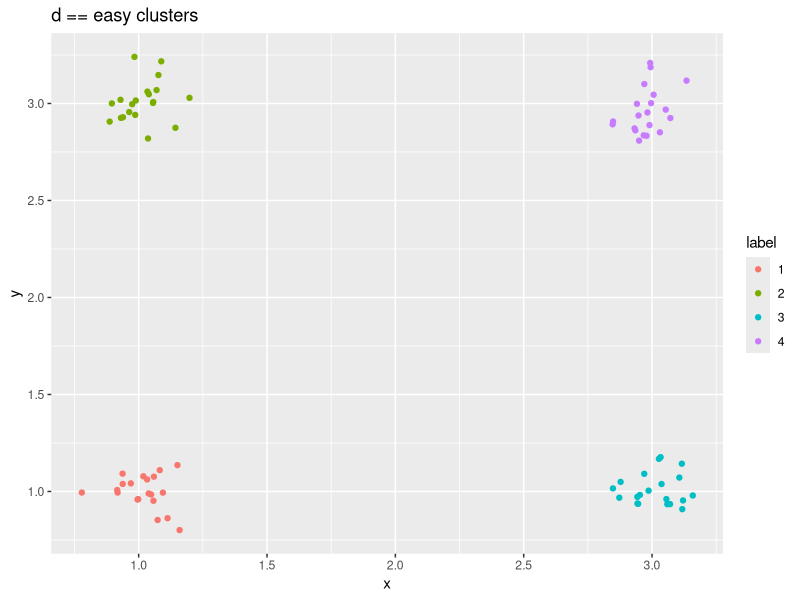
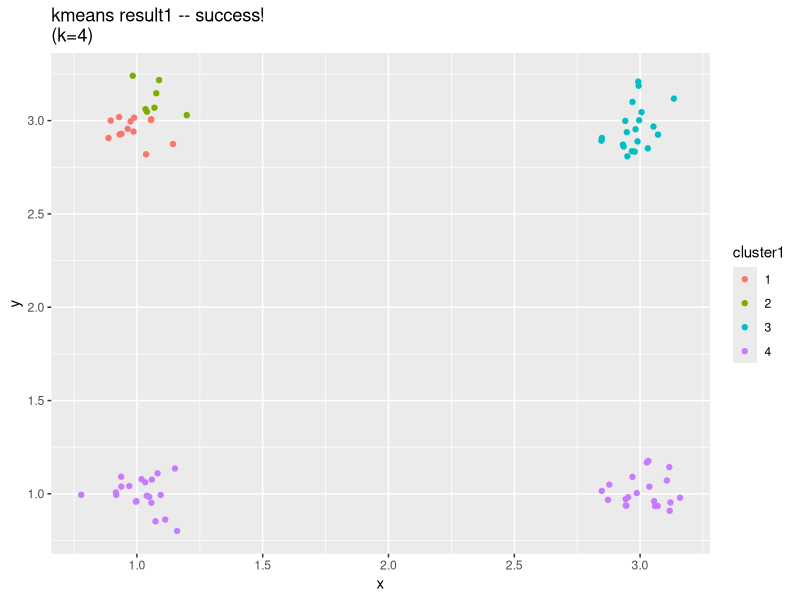
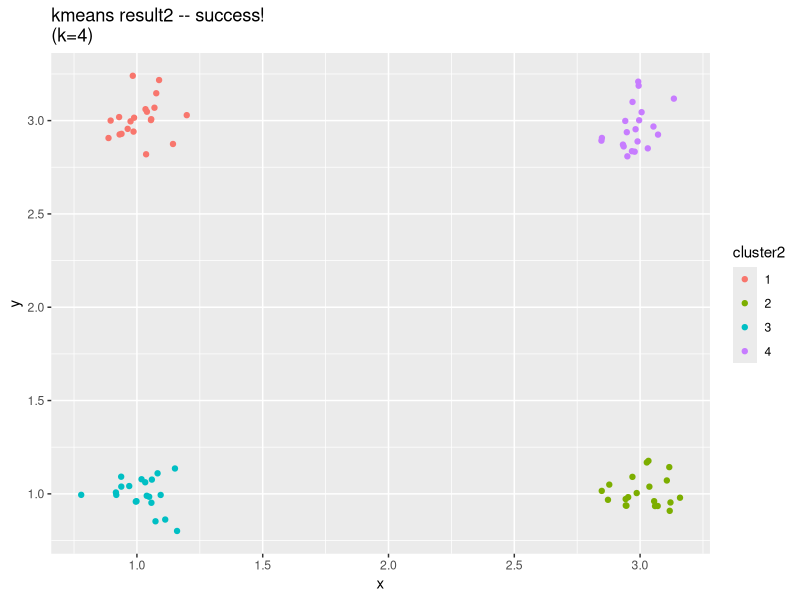
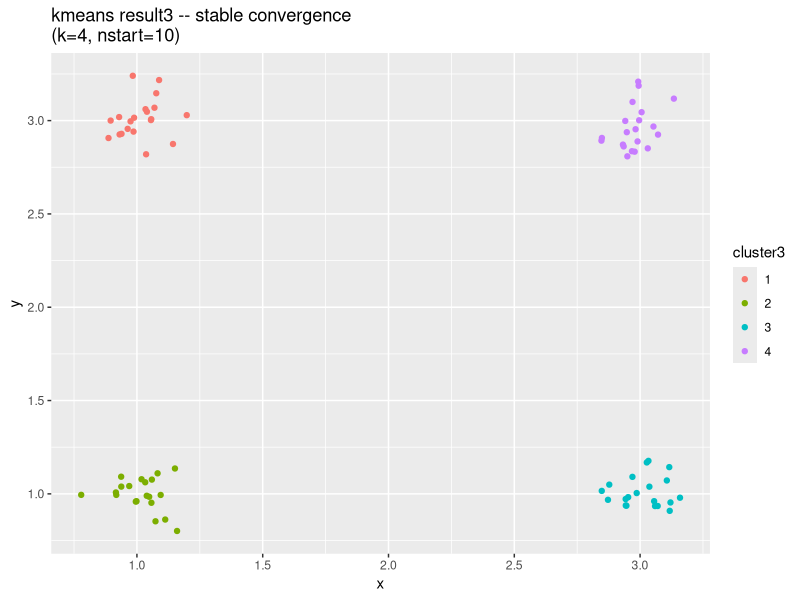
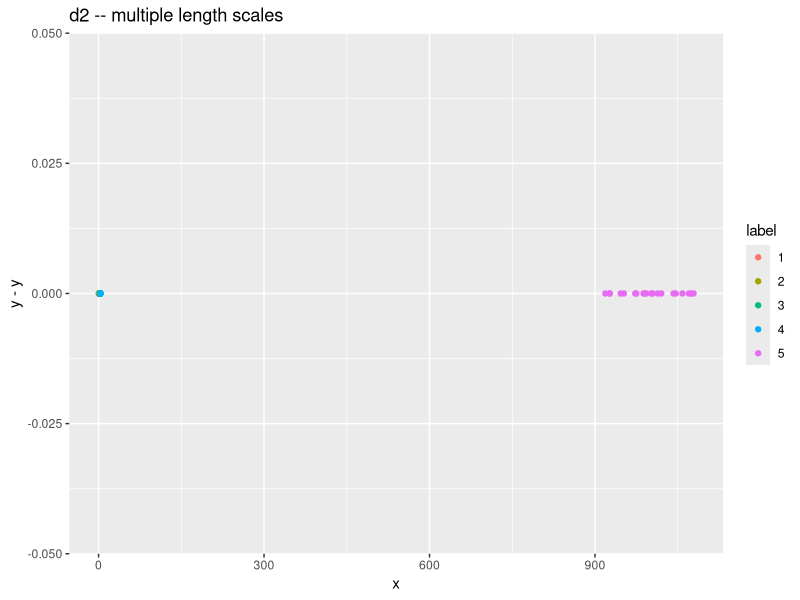
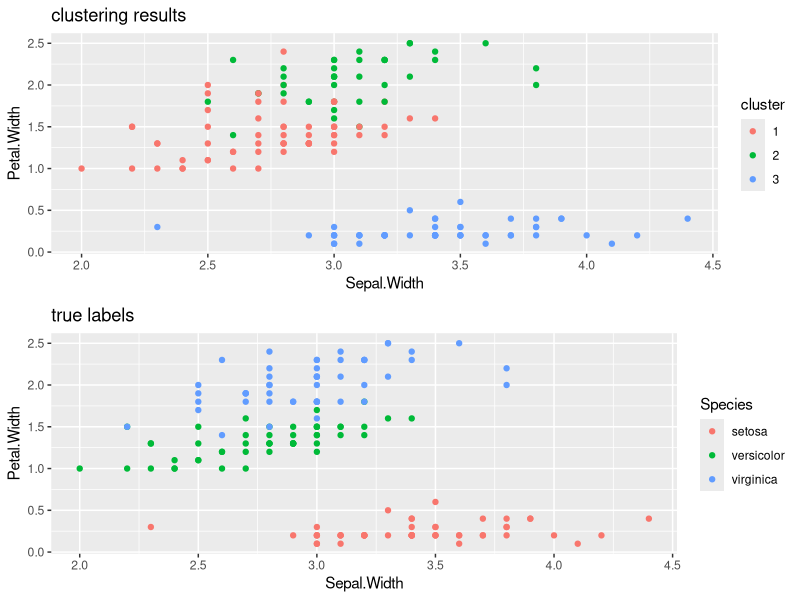

The R script that drew these images, in order:
library(stats)
library("ggplot2")
set.seed(1)

d = data.frame()
d = rbind(d, data.frame(x=1 + rnorm(20, 0, 0.1), y=1 + rnorm(20, 0, 0.1), label=as.factor(rep(1, each=20))))
d = rbind(d, data.frame(x=1 + rnorm(20, 0, 0.1), y=3 + rnorm(20, 0, 0.1), label=as.factor(rep(2, each=20))))
d = rbind(d, data.frame(x=3 + rnorm(20, 0, 0.1), y=1 + rnorm(20, 0, 0.1), label=as.factor(rep(3, each=20))))
d = rbind(d, data.frame(x=3 + rnorm(20, 0, 0.1), y=3 + rnorm(20, 0, 0.1), label=as.factor(rep(4, each=20))))

p = ggplot(d, aes(x=x, y=y)) + geom_point(aes(color=label)) + ggtitle('d == easy clusters')
print(p)

result1 = kmeans(d[, 1:2], 4)

d$cluster1 = as.factor(result1$cluster)
p1 = ggplot(d, aes(x=x, y=y)) + geom_point(aes(color=cluster1)) + 
  ggtitle('kmeans result1 -- success!\n(k=4)')
print(p1)

result2 = kmeans(d[, 1:2], 4)
d$cluster2 = as.factor(result2$cluster)
p2 = ggplot(d, aes(x=x, y=y)) + geom_point(aes(color=cluster2)) + 
  ggtitle('kmeans result2 -- success!\n(k=4)')
print(p2)

result3 = kmeans(d[, 1:2], 4, nstart=10)
d$cluster3 = as.factor(result3$cluster)
p3 = ggplot(d, aes(x=x, y=y)) + geom_point(aes(color=cluster3)) + 
  ggtitle('kmeans result3 -- stable convergence\n(k=4, nstart=10)')
print(p3)


# add another variate
d2 = rbind(d[, 1:3], data.frame(x=1000 + rnorm(20, 0, 50), y=1000 + rnorm(20, 0, 50), label=as.factor(rep(5, each=20))))
p4 = ggplot(d2, aes(x=x, y-y)) + geom_point(aes(color=label)) + ggtitle('d2 -- multiple length scales')
print(p4)

result4 = kmeans(d2[, 1:2], 5, nstart=10)
d2$cluster4 = as.factor(result4$cluster)
p5 = ggplot(d2, aes(x=x, y=y)) + geom_point(aes(color=cluster4)) +
  ggtitle('kmeans result4 == trouble\n((k=k, nstart=10)')


data(iris)
iris.result = kmeans(iris[, 1:4], 3)
iris.result$cluster
iris2 = cbind(iris, cluster=as.factor(iris.result$cluster))

library(gridExtra)
p10 = ggplot(iris2, aes(x=Sepal.Width, y=Petal.Width)) +
  geom_point(aes(color=cluster)) + ggtitle('clustering results')
p11 = ggplot(iris, aes(x=Sepal.Width, y=Petal.Width)) + geom_point(aes(color=Species)) + ggtitle('true labels')
p12 = grid.arrange(p10, p11)
#print(p12)



